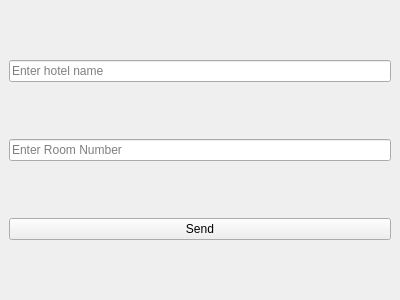
<?xml version="1.0" encoding="UTF-8"?>
<ui version="4.0">
 <class>ReadRoomGUI</class>
 <widget class="QMainWindow" name="ReadRoomGUI">
  <property name="geometry">
   <rect>
    <x>0</x>
    <y>0</y>
    <width>400</width>
    <height>300</height>
   </rect>
  </property>
  <widget class="QWidget" name="centralwidget">
   <layout class="QVBoxLayout" name="verticalLayout">
    <!-- Input for HotelName -->
    <item>
     <widget class="QLineEdit" name="hotelNameInput">
      <property name="placeholderText">
       <string>Enter hotel name</string>
      </property>
     </widget>
    </item>
    
    <!-- Input for Room Number -->
    <item>
     <widget class="QLineEdit" name="roomNumberInput">
      <property name="placeholderText">
       <string>Enter Room Number</string>
      </property>
     </widget>
    </item>

    <!-- Send Button -->
    <item>
     <widget class="QPushButton" name="deleteRoomButton">
      <property name="text">
       <string>Send</string>
      </property>
     </widget>
    </item>

   </layout>
  </widget>
 </widget>
 <resources/>
 <connections/>
</ui>
